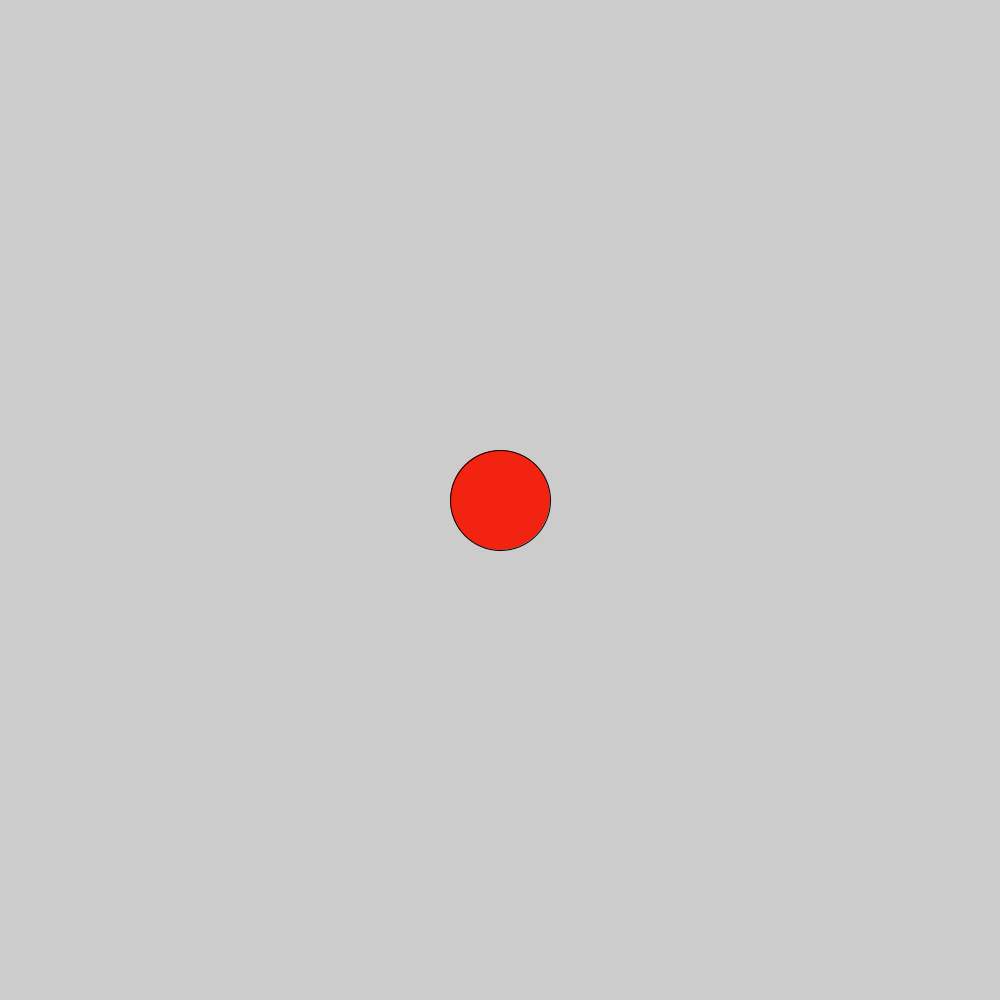
Frame 1 (no input)
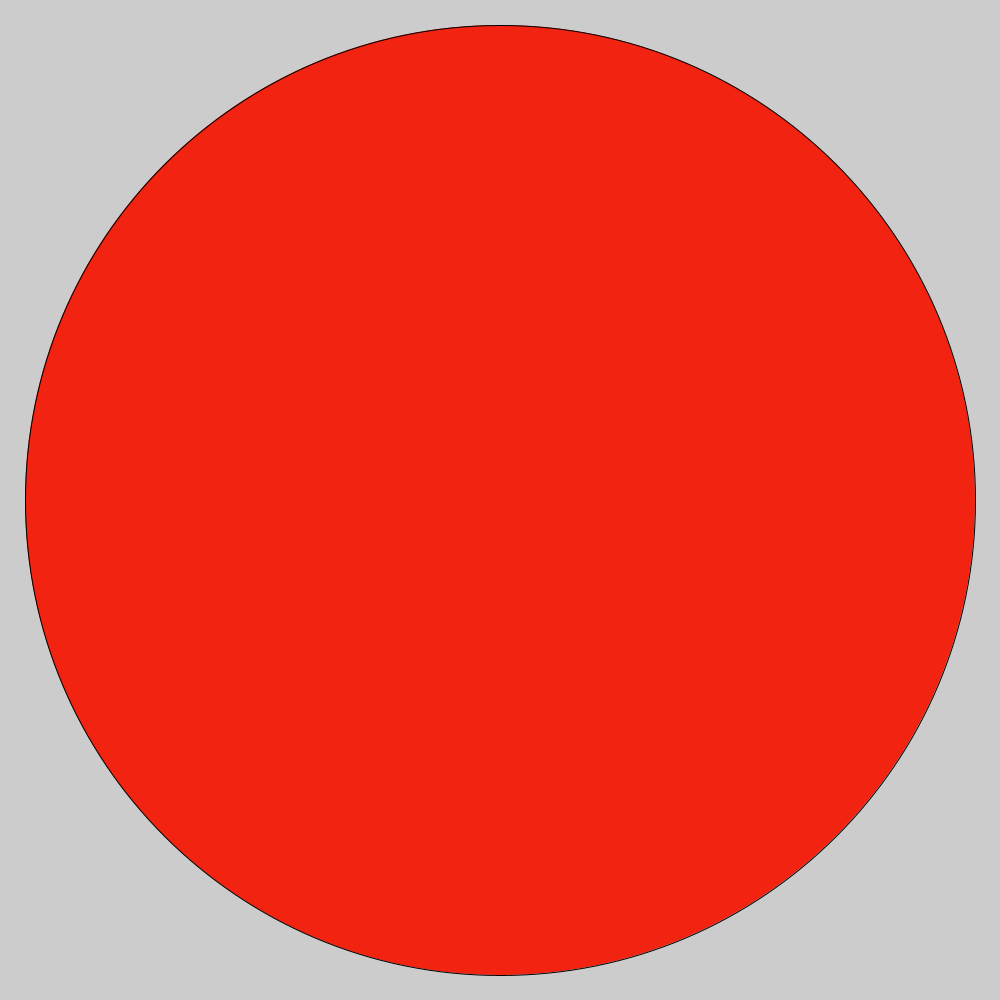
Frame 60 (the mouse pressed at the canvas centre just before this capture)
Frame 120 (the mouse held since frame 60 and released just before this capture): identical to frame 60, image omitted

The Processing sketch that drew these frames (run headless with seeded random() and noise(); from frame 60 on, the mouse is pressed at the canvas centre):

// Processing sketch: bullseye
// ── bullseye.pde

//Use Processing to make this:












//You can use the noFill() command to prevent the circle from covering the lines of the the previous circle

//The Processing Reference can be very useful. Get it here: https://processing.org/reference/ 

//Bonus challenge: Color every second stripe red like a bullseye. Only use the ellipse command once, and the fill command twice, i.e. you have to use modulo.
int circleSize = 50;
int couner = 1;

void setup() { 
  size(1000, 1000);
}
void draw() { 
  fill(242, 36, 17);
  circleSize +=50; 
  if (circleSize < width) {
    ellipse (500, 500, circleSize, circleSize );
  }
}
